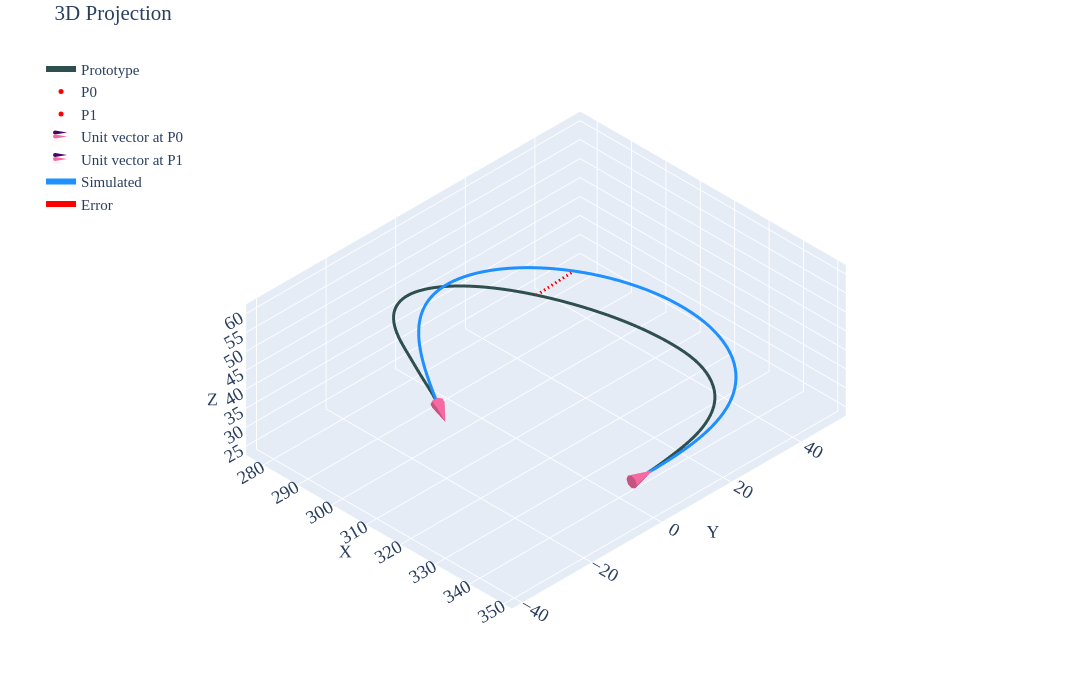

Notebook code cell kept with this figure:
### Code cell
#| label: p1c1

gravity_looper(psit=1,case=1,youngs_modulus=0.0028874,pfix='new-youngsmod\\')
